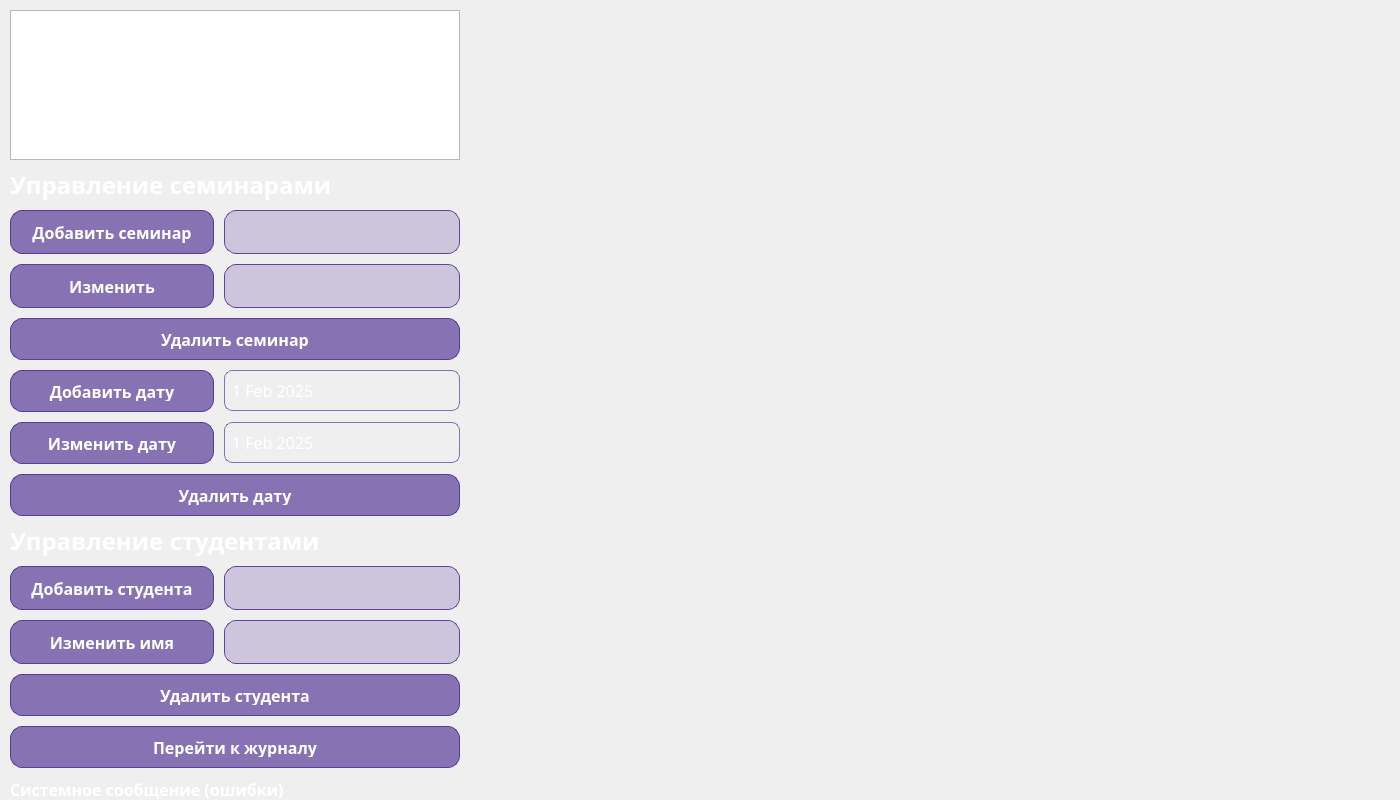
<?xml version="1.0" encoding="UTF-8"?>
<ui version="4.0">
 <class>MainWindow</class>
 <widget class="QMainWindow" name="MainWindow">
  <property name="enabled">
   <bool>true</bool>
  </property>
  <property name="geometry">
   <rect>
    <x>0</x>
    <y>0</y>
    <width>1400</width>
    <height>800</height>
   </rect>
  </property>
  <property name="windowTitle">
   <string>MainWindow</string>
  </property>
  <property name="windowIcon">
   <iconset>
    <normaloff>build/Desktop_Qt_6_8_2_MinGW_64_bit-Debug/icon.png</normaloff>build/Desktop_Qt_6_8_2_MinGW_64_bit-Debug/icon.png</iconset>
  </property>
  <property name="styleSheet">
   <string notr="true">QMainWindow {
    background-image: url(background.png);
    background-position: center;
    background-repeat: no-repeat;
}
</string>
  </property>
  <widget class="QWidget" name="centralwidget">
   <widget class="QWidget" name="gridLayoutWidget">
    <property name="geometry">
     <rect>
      <x>0</x>
      <y>0</y>
      <width>470</width>
      <height>811</height>
     </rect>
    </property>
    <property name="minimumSize">
     <size>
      <width>0</width>
      <height>41</height>
     </size>
    </property>
    <layout class="QGridLayout" name="gridLayout" rowstretch="0,0,0,0,0,0,0,0,0,0,0,0,0,0,0,0,0,0,0,0" columnstretch="0,0,0">
     <property name="sizeConstraint">
      <enum>QLayout::SizeConstraint::SetDefaultConstraint</enum>
     </property>
     <property name="leftMargin">
      <number>10</number>
     </property>
     <property name="topMargin">
      <number>10</number>
     </property>
     <property name="rightMargin">
      <number>10</number>
     </property>
     <property name="bottomMargin">
      <number>10</number>
     </property>
     <property name="spacing">
      <number>10</number>
     </property>
     <item row="8" column="1">
      <widget class="QPushButton" name="addDateButton">
       <property name="enabled">
        <bool>true</bool>
       </property>
       <property name="minimumSize">
        <size>
         <width>0</width>
         <height>41</height>
        </size>
       </property>
       <property name="font">
        <font>
         <family>ALS Sector Regular</family>
         <pointsize>-1</pointsize>
         <bold>true</bold>
        </font>
       </property>
       <property name="styleSheet">
        <string notr="true">QPushButton {
    background-color: rgba(65, 32, 138, 0.6);
    color: white;
    border: 1px solid rgba(65, 32, 138, 0.8);
    padding: 10px 20px;
    border-radius: 12px;
    font-size: 16px;
    font-weight: bold;
}
QPushButton:hover {
    background-color: rgba(112, 69, 211, 0.8);
    border: 1px solid rgba(112, 69, 211, 1);
}
QPushButton:pressed {
    background-color: rgba(65, 32, 138, 1);
    border: 1px solid rgba(65, 32, 138, 1);
}
QPushButton:focus {
    outline: none;
    border: 2px solid rgba(112, 69, 211, 1);
}</string>
       </property>
       <property name="text">
        <string>Добавить дату</string>
       </property>
      </widget>
     </item>
     <item row="7" column="1" colspan="2">
      <widget class="QPushButton" name="deleteSeminarButton">
       <property name="enabled">
        <bool>true</bool>
       </property>
       <property name="minimumSize">
        <size>
         <width>450</width>
         <height>41</height>
        </size>
       </property>
       <property name="font">
        <font>
         <family>ALS Sector Regular</family>
         <pointsize>-1</pointsize>
         <bold>true</bold>
        </font>
       </property>
       <property name="styleSheet">
        <string notr="true">QPushButton {
    background-color: rgba(65, 32, 138, 0.6);
    color: white;
    border: 1px solid rgba(65, 32, 138, 0.8);
    padding: 10px 20px;
    border-radius: 12px;
    font-size: 16px;
    font-weight: bold;
}
QPushButton:hover {
    background-color: rgba(112, 69, 211, 0.8);
    border: 1px solid rgba(112, 69, 211, 1);
}
QPushButton:pressed {
    background-color: rgba(65, 32, 138, 1);
    border: 1px solid rgba(65, 32, 138, 1);
}
QPushButton:focus {
    outline: none;
    border: 2px solid rgba(112, 69, 211, 1);
}</string>
       </property>
       <property name="text">
        <string>Удалить семинар</string>
       </property>
      </widget>
     </item>
     <item row="13" column="1">
      <widget class="QPushButton" name="addStudentButton">
       <property name="enabled">
        <bool>true</bool>
       </property>
       <property name="minimumSize">
        <size>
         <width>0</width>
         <height>41</height>
        </size>
       </property>
       <property name="font">
        <font>
         <family>ALS Sector Regular</family>
         <pointsize>-1</pointsize>
         <bold>true</bold>
        </font>
       </property>
       <property name="styleSheet">
        <string notr="true">QPushButton {
    background-color: rgba(65, 32, 138, 0.6);
    color: white;
    border: 1px solid rgba(65, 32, 138, 0.8);
    padding: 10px 20px;
    border-radius: 12px;
    font-size: 16px;
    font-weight: bold;
}
QPushButton:hover {
    background-color: rgba(112, 69, 211, 0.8);
    border: 1px solid rgba(112, 69, 211, 1);
}
QPushButton:pressed {
    background-color: rgba(65, 32, 138, 1);
    border: 1px solid rgba(65, 32, 138, 1);
}
QPushButton:focus {
    outline: none;
    border: 2px solid rgba(112, 69, 211, 1);
}</string>
       </property>
       <property name="text">
        <string>Добавить студента</string>
       </property>
      </widget>
     </item>
     <item row="10" column="1" colspan="2">
      <widget class="QPushButton" name="deleteDateButton">
       <property name="enabled">
        <bool>true</bool>
       </property>
       <property name="minimumSize">
        <size>
         <width>0</width>
         <height>41</height>
        </size>
       </property>
       <property name="font">
        <font>
         <family>ALS Sector Regular</family>
         <pointsize>-1</pointsize>
         <bold>true</bold>
        </font>
       </property>
       <property name="styleSheet">
        <string notr="true">QPushButton {
    background-color: rgba(65, 32, 138, 0.6);
    color: white;
    border: 1px solid rgba(65, 32, 138, 0.8);
    padding: 10px 20px;
    border-radius: 12px;
    font-size: 16px;
    font-weight: bold;
}
QPushButton:hover {
    background-color: rgba(112, 69, 211, 0.8);
    border: 1px solid rgba(112, 69, 211, 1);
}
QPushButton:pressed {
    background-color: rgba(65, 32, 138, 1);
    border: 1px solid rgba(65, 32, 138, 1);
}
QPushButton:focus {
    outline: none;
    border: 2px solid rgba(112, 69, 211, 1);
}</string>
       </property>
       <property name="text">
        <string>Удалить дату</string>
       </property>
      </widget>
     </item>
     <item row="17" column="1" colspan="2">
      <widget class="QPushButton" name="deleteStudentButton">
       <property name="enabled">
        <bool>true</bool>
       </property>
       <property name="minimumSize">
        <size>
         <width>0</width>
         <height>41</height>
        </size>
       </property>
       <property name="font">
        <font>
         <family>ALS Sector Regular</family>
         <pointsize>-1</pointsize>
         <bold>true</bold>
        </font>
       </property>
       <property name="styleSheet">
        <string notr="true">QPushButton {
    background-color: rgba(65, 32, 138, 0.6);
    color: white;
    border: 1px solid rgba(65, 32, 138, 0.8);
    padding: 10px 20px;
    border-radius: 12px;
    font-size: 16px;
    font-weight: bold;
}
QPushButton:hover {
    background-color: rgba(112, 69, 211, 0.8);
    border: 1px solid rgba(112, 69, 211, 1);
}
QPushButton:pressed {
    background-color: rgba(65, 32, 138, 1);
    border: 1px solid rgba(65, 32, 138, 1);
}
QPushButton:focus {
    outline: none;
    border: 2px solid rgba(112, 69, 211, 1);
}</string>
       </property>
       <property name="text">
        <string>Удалить студента</string>
       </property>
      </widget>
     </item>
     <item row="2" column="1" colspan="2">
      <widget class="QLabel" name="seminarManagerTextLabel">
       <property name="enabled">
        <bool>true</bool>
       </property>
       <property name="maximumSize">
        <size>
         <width>16777215</width>
         <height>30</height>
        </size>
       </property>
       <property name="font">
        <font>
         <family>ALS Sector Bold</family>
         <pointsize>18</pointsize>
         <bold>true</bold>
        </font>
       </property>
       <property name="styleSheet">
        <string notr="true">QLabel {
    color: white;
}
</string>
       </property>
       <property name="text">
        <string>Управление семинарами</string>
       </property>
      </widget>
     </item>
     <item row="8" column="2">
      <widget class="QDateEdit" name="addDateEdit">
       <property name="minimumSize">
        <size>
         <width>0</width>
         <height>41</height>
        </size>
       </property>
       <property name="font">
        <font>
         <family>ALS Sector Regular</family>
         <pointsize>12</pointsize>
         <bold>false</bold>
        </font>
       </property>
       <property name="mouseTracking">
        <bool>false</bool>
       </property>
       <property name="styleSheet">
        <string notr="true">QDateEdit {
    background: transparent;
    border: 1px solid rgba(65, 32, 138, 0.6);
    color: white;
    padding: 5px;
    border-radius: 8px;
}
QDateEdit:hover {
    border: 1px solid rgba(112, 69, 211, 0.8);
    background-color: rgba(112, 69, 211, 0.2);
}
QDateEdit:focus {
    border: 1px solid rgba(65, 32, 138, 0.9);
    background-color: rgba(65, 32, 138, 0.3);
}
QDateEdit::down-arrow {
    width: 0px;
    height: 0px;
    border: none;
    background: transparent;
    opacity: 0;
}
QDateEdit::up-arrow {
    width: 0px;
    height: 0px;
    border: none;
    background: transparent;
    opacity: 0;
}

</string>
       </property>
       <property name="wrapping">
        <bool>false</bool>
       </property>
       <property name="frame">
        <bool>true</bool>
       </property>
       <property name="date">
        <date>
         <year>2025</year>
         <month>2</month>
         <day>1</day>
        </date>
       </property>
      </widget>
     </item>
     <item row="13" column="2">
      <widget class="QLineEdit" name="addStudentLineEdit">
       <property name="minimumSize">
        <size>
         <width>0</width>
         <height>41</height>
        </size>
       </property>
       <property name="font">
        <font>
         <family>ALS Sector Regular</family>
         <pointsize>-1</pointsize>
         <bold>false</bold>
        </font>
       </property>
       <property name="styleSheet">
        <string notr="true">QLineEdit {
    background-color: rgba(65, 32, 138, 0.2);
    color: white;
    border: 1px solid rgba(65, 32, 138, 0.8);
    padding: 10px;
    border-radius: 12px;
    font-size: 16px;
    font-weight: normal;
}
QLineEdit:hover {
    background-color: rgba(112, 69, 211, 0.3);
    border: 1px solid rgba(112, 69, 211, 1);
}
QLineEdit:focus {
    background-color: rgba(112, 69, 211, 0.4);
    border: 2px solid rgba(112, 69, 211, 1);
    outline: none;
}
QLineEdit:!empty {
    background-color: rgba(112, 69, 211, 0.1);
}</string>
       </property>
      </widget>
     </item>
     <item row="4" column="1">
      <widget class="QPushButton" name="addSeminarButton">
       <property name="enabled">
        <bool>true</bool>
       </property>
       <property name="minimumSize">
        <size>
         <width>0</width>
         <height>41</height>
        </size>
       </property>
       <property name="font">
        <font>
         <family>ALS Sector Regular</family>
         <pointsize>-1</pointsize>
         <bold>true</bold>
        </font>
       </property>
       <property name="styleSheet">
        <string notr="true">QPushButton {
    background-color: rgba(65, 32, 138, 0.6);
    color: white;
    border: 1px solid rgba(65, 32, 138, 0.8);
    padding: 10px 20px;
    border-radius: 12px;
    font-size: 16px;
    font-weight: bold;
}
QPushButton:hover {
    background-color: rgba(112, 69, 211, 0.8);
    border: 1px solid rgba(112, 69, 211, 1);
}
QPushButton:pressed {
    background-color: rgba(65, 32, 138, 1);
    border: 1px solid rgba(65, 32, 138, 1);
}
QPushButton:focus {
    outline: none;
    border: 2px solid rgba(112, 69, 211, 1);
}</string>
       </property>
       <property name="text">
        <string>Добавить семинар</string>
       </property>
      </widget>
     </item>
     <item row="6" column="2">
      <widget class="QLineEdit" name="changeSeminarLineEdit">
       <property name="minimumSize">
        <size>
         <width>0</width>
         <height>41</height>
        </size>
       </property>
       <property name="font">
        <font>
         <family>ALS Sector Regular</family>
         <pointsize>-1</pointsize>
         <bold>false</bold>
        </font>
       </property>
       <property name="styleSheet">
        <string notr="true">QLineEdit {
    background-color: rgba(65, 32, 138, 0.2);
    color: white;
    border: 1px solid rgba(65, 32, 138, 0.8);
    padding: 10px;
    border-radius: 12px;
    font-size: 16px;
    font-weight: normal;
}
QLineEdit:hover {
    background-color: rgba(112, 69, 211, 0.3);
    border: 1px solid rgba(112, 69, 211, 1);
}
QLineEdit:focus {
    background-color: rgba(112, 69, 211, 0.4);
    border: 2px solid rgba(112, 69, 211, 1);
    outline: none;
}
QLineEdit:!empty {
    background-color: rgba(112, 69, 211, 0.1);
}</string>
       </property>
      </widget>
     </item>
     <item row="1" column="1" colspan="2">
      <widget class="QGraphicsView" name="logoGraphicView">
       <property name="minimumSize">
        <size>
         <width>450</width>
         <height>150</height>
        </size>
       </property>
       <property name="maximumSize">
        <size>
         <width>450</width>
         <height>150</height>
        </size>
       </property>
      </widget>
     </item>
     <item row="16" column="1">
      <widget class="QPushButton" name="changeStudentButton">
       <property name="enabled">
        <bool>true</bool>
       </property>
       <property name="minimumSize">
        <size>
         <width>0</width>
         <height>41</height>
        </size>
       </property>
       <property name="font">
        <font>
         <family>ALS Sector Regular</family>
         <pointsize>-1</pointsize>
         <bold>true</bold>
        </font>
       </property>
       <property name="styleSheet">
        <string notr="true">QPushButton {
    background-color: rgba(65, 32, 138, 0.6);
    color: white;
    border: 1px solid rgba(65, 32, 138, 0.8);
    padding: 10px 20px;
    border-radius: 12px;
    font-size: 16px;
    font-weight: bold;
}
QPushButton:hover {
    background-color: rgba(112, 69, 211, 0.8);
    border: 1px solid rgba(112, 69, 211, 1);
}
QPushButton:pressed {
    background-color: rgba(65, 32, 138, 1);
    border: 1px solid rgba(65, 32, 138, 1);
}
QPushButton:focus {
    outline: none;
    border: 2px solid rgba(112, 69, 211, 1);
}</string>
       </property>
       <property name="text">
        <string>Изменить имя</string>
       </property>
      </widget>
     </item>
     <item row="9" column="2">
      <widget class="QDateEdit" name="changeDateEdit">
       <property name="minimumSize">
        <size>
         <width>0</width>
         <height>41</height>
        </size>
       </property>
       <property name="font">
        <font>
         <family>ALS Sector Regular</family>
         <pointsize>12</pointsize>
         <bold>false</bold>
        </font>
       </property>
       <property name="mouseTracking">
        <bool>false</bool>
       </property>
       <property name="styleSheet">
        <string notr="true">QDateEdit {
    background: transparent;
    border: 1px solid rgba(65, 32, 138, 0.6);
    color: white;
    padding: 5px;
    border-radius: 8px;
}
QDateEdit:hover {
    border: 1px solid rgba(112, 69, 211, 0.8);
    background-color: rgba(112, 69, 211, 0.2);
}
QDateEdit:focus {
    border: 1px solid rgba(65, 32, 138, 0.9);
    background-color: rgba(65, 32, 138, 0.3);
}
QDateEdit::down-arrow {
    width: 0px;
    height: 0px;
    border: none;
    background: transparent;
    opacity: 0;
}
QDateEdit::up-arrow {
    width: 0px;
    height: 0px;
    border: none;
    background: transparent;
    opacity: 0;
}</string>
       </property>
       <property name="wrapping">
        <bool>false</bool>
       </property>
       <property name="frame">
        <bool>true</bool>
       </property>
       <property name="date">
        <date>
         <year>2025</year>
         <month>2</month>
         <day>1</day>
        </date>
       </property>
      </widget>
     </item>
     <item row="12" column="1" colspan="2">
      <widget class="QLabel" name="studentManagerLabel">
       <property name="maximumSize">
        <size>
         <width>16777215</width>
         <height>30</height>
        </size>
       </property>
       <property name="font">
        <font>
         <family>ALS Sector Bold</family>
         <pointsize>18</pointsize>
         <bold>true</bold>
        </font>
       </property>
       <property name="styleSheet">
        <string notr="true">QLabel {
    color: white;
}
</string>
       </property>
       <property name="text">
        <string>Управление студентами</string>
       </property>
      </widget>
     </item>
     <item row="4" column="2">
      <widget class="QLineEdit" name="addSeminarLineEdit">
       <property name="minimumSize">
        <size>
         <width>0</width>
         <height>41</height>
        </size>
       </property>
       <property name="font">
        <font>
         <family>ALS Sector Regular</family>
         <pointsize>-1</pointsize>
         <bold>false</bold>
        </font>
       </property>
       <property name="styleSheet">
        <string notr="true">QLineEdit {
    background-color: rgba(65, 32, 138, 0.2);
    color: white;
    border: 1px solid rgba(65, 32, 138, 0.8);
    padding: 10px;
    border-radius: 12px;
    font-size: 16px;
    font-weight: normal;
}
QLineEdit:hover {
    background-color: rgba(112, 69, 211, 0.3);
    border: 1px solid rgba(112, 69, 211, 1);
}
QLineEdit:focus {
    background-color: rgba(112, 69, 211, 0.4);
    border: 2px solid rgba(112, 69, 211, 1);
    outline: none;
}
QLineEdit:!empty {
    background-color: rgba(112, 69, 211, 0.1);
}</string>
       </property>
      </widget>
     </item>
     <item row="9" column="1">
      <widget class="QPushButton" name="changeDateButton">
       <property name="enabled">
        <bool>true</bool>
       </property>
       <property name="minimumSize">
        <size>
         <width>0</width>
         <height>41</height>
        </size>
       </property>
       <property name="font">
        <font>
         <family>ALS Sector Regular</family>
         <pointsize>-1</pointsize>
         <bold>true</bold>
        </font>
       </property>
       <property name="styleSheet">
        <string notr="true">QPushButton {
    background-color: rgba(65, 32, 138, 0.6);
    color: white;
    border: 1px solid rgba(65, 32, 138, 0.8);
    padding: 10px 20px;
    border-radius: 12px;
    font-size: 16px;
    font-weight: bold;
}
QPushButton:hover {
    background-color: rgba(112, 69, 211, 0.8);
    border: 1px solid rgba(112, 69, 211, 1);
}
QPushButton:pressed {
    background-color: rgba(65, 32, 138, 1);
    border: 1px solid rgba(65, 32, 138, 1);
}
QPushButton:focus {
    outline: none;
    border: 2px solid rgba(112, 69, 211, 1);
}</string>
       </property>
       <property name="text">
        <string>Изменить дату</string>
       </property>
      </widget>
     </item>
     <item row="16" column="2">
      <widget class="QLineEdit" name="changeStudentLineEdit">
       <property name="minimumSize">
        <size>
         <width>0</width>
         <height>41</height>
        </size>
       </property>
       <property name="font">
        <font>
         <family>ALS Sector Regular</family>
         <pointsize>-1</pointsize>
         <bold>false</bold>
        </font>
       </property>
       <property name="styleSheet">
        <string notr="true">QLineEdit {
    background-color: rgba(65, 32, 138, 0.2);
    color: white;
    border: 1px solid rgba(65, 32, 138, 0.8);
    padding: 10px;
    border-radius: 12px;
    font-size: 16px;
    font-weight: normal;
}
QLineEdit:hover {
    background-color: rgba(112, 69, 211, 0.3);
    border: 1px solid rgba(112, 69, 211, 1);
}
QLineEdit:focus {
    background-color: rgba(112, 69, 211, 0.4);
    border: 2px solid rgba(112, 69, 211, 1);
    outline: none;
}
QLineEdit:!empty {
    background-color: rgba(112, 69, 211, 0.1);
}</string>
       </property>
      </widget>
     </item>
     <item row="6" column="1">
      <widget class="QPushButton" name="changeSeminarButton">
       <property name="enabled">
        <bool>true</bool>
       </property>
       <property name="minimumSize">
        <size>
         <width>0</width>
         <height>41</height>
        </size>
       </property>
       <property name="font">
        <font>
         <family>ALS Sector Regular</family>
         <pointsize>-1</pointsize>
         <bold>true</bold>
        </font>
       </property>
       <property name="styleSheet">
        <string notr="true">QPushButton {
    background-color: rgba(65, 32, 138, 0.6);
    color: white;
    border: 1px solid rgba(65, 32, 138, 0.8);
    padding: 10px 20px;
    border-radius: 12px;
    font-size: 16px;
    font-weight: bold;
}
QPushButton:hover {
    background-color: rgba(112, 69, 211, 0.8);
    border: 1px solid rgba(112, 69, 211, 1);
}
QPushButton:pressed {
    background-color: rgba(65, 32, 138, 1);
    border: 1px solid rgba(65, 32, 138, 1);
}
QPushButton:focus {
    outline: none;
    border: 2px solid rgba(112, 69, 211, 1);
}</string>
       </property>
       <property name="text">
        <string>Изменить</string>
       </property>
      </widget>
     </item>
     <item row="18" column="1" colspan="2">
      <widget class="QPushButton" name="goToTableButton">
       <property name="enabled">
        <bool>true</bool>
       </property>
       <property name="minimumSize">
        <size>
         <width>0</width>
         <height>41</height>
        </size>
       </property>
       <property name="font">
        <font>
         <family>ALS Sector Regular</family>
         <pointsize>-1</pointsize>
         <bold>true</bold>
        </font>
       </property>
       <property name="styleSheet">
        <string notr="true">QPushButton {
    background-color: rgba(65, 32, 138, 0.6);
    color: white;
    border: 1px solid rgba(65, 32, 138, 0.8);
    padding: 10px 20px;
    border-radius: 12px;
    font-size: 16px;
    font-weight: bold;
}
QPushButton:hover {
    background-color: rgba(112, 69, 211, 0.8);
    border: 1px solid rgba(112, 69, 211, 1);
}
QPushButton:pressed {
    background-color: rgba(65, 32, 138, 1);
    border: 1px solid rgba(65, 32, 138, 1);
}
QPushButton:focus {
    outline: none;
    border: 2px solid rgba(112, 69, 211, 1);
}</string>
       </property>
       <property name="text">
        <string>Перейти к журналу</string>
       </property>
      </widget>
     </item>
     <item row="19" column="1" colspan="2">
      <widget class="QLabel" name="systemMesssgeLable">
       <property name="maximumSize">
        <size>
         <width>16777215</width>
         <height>30</height>
        </size>
       </property>
       <property name="font">
        <font>
         <family>ALS Sector Bold</family>
         <pointsize>12</pointsize>
         <bold>true</bold>
        </font>
       </property>
       <property name="styleSheet">
        <string notr="true">QLabel {
    color: white;
}
</string>
       </property>
       <property name="text">
        <string>Системное сообщение (ошибки)</string>
       </property>
      </widget>
     </item>
    </layout>
   </widget>
   <widget class="QWidget" name="horizontalLayoutWidget">
    <property name="geometry">
     <rect>
      <x>470</x>
      <y>0</y>
      <width>931</width>
      <height>780</height>
     </rect>
    </property>
    <layout class="QHBoxLayout" name="horizontalLayout">
     <property name="spacing">
      <number>10</number>
     </property>
     <property name="leftMargin">
      <number>5</number>
     </property>
     <property name="topMargin">
      <number>10</number>
     </property>
     <property name="rightMargin">
      <number>5</number>
     </property>
     <property name="bottomMargin">
      <number>10</number>
     </property>
     <item>
      <widget class="QListView" name="seminarListView">
       <property name="minimumSize">
        <size>
         <width>450</width>
         <height>760</height>
        </size>
       </property>
       <property name="maximumSize">
        <size>
         <width>450</width>
         <height>760</height>
        </size>
       </property>
       <property name="font">
        <font>
         <family>ALS Sector Regular</family>
         <pointsize>12</pointsize>
         <bold>false</bold>
        </font>
       </property>
       <property name="focusPolicy">
        <enum>Qt::FocusPolicy::NoFocus</enum>
       </property>
       <property name="autoFillBackground">
        <bool>false</bool>
       </property>
       <property name="styleSheet">
        <string notr="true">QListView {
    background: transparent;
    border: none;
}
QListView::viewport {
    background: transparent;
}
QListView::item {
    background-color: transparent;
    border: 1px solid transparent;
    padding: 5px;
}
QListView::item:hover {
    background-color: rgba(112, 69, 211, 0.2);
    border: 1px solid rgba(112, 69, 211, 0.5);
    border-radius: 8px;
}
QListView::item:pressed {
    background-color: rgba(65, 32, 138, 0.4);
    border: 1px solid rgba(65, 32, 138, 0.6);
    border-radius: 8px;
}
QListView::item:selected {
    background-color: rgba(65, 32, 138, 0.6);
    border: 1px solid rgba(65, 32, 138, 0.9);
    border-radius: 8px;
    outline: none;
}</string>
       </property>
       <property name="frameShape">
        <enum>QFrame::Shape::NoFrame</enum>
       </property>
       <property name="selectionBehavior">
        <enum>QAbstractItemView::SelectionBehavior::SelectItems</enum>
       </property>
      </widget>
     </item>
     <item>
      <widget class="QListView" name="studentsListView">
       <property name="minimumSize">
        <size>
         <width>300</width>
         <height>760</height>
        </size>
       </property>
       <property name="maximumSize">
        <size>
         <width>300</width>
         <height>760</height>
        </size>
       </property>
       <property name="font">
        <font>
         <family>ALS Sector Regular</family>
         <pointsize>12</pointsize>
         <bold>false</bold>
        </font>
       </property>
       <property name="focusPolicy">
        <enum>Qt::FocusPolicy::NoFocus</enum>
       </property>
       <property name="autoFillBackground">
        <bool>false</bool>
       </property>
       <property name="styleSheet">
        <string notr="true">QListView {
    background: transparent;
    border: none;
}
QListView::viewport {
    background: transparent;
}
QListView::item {
    background-color: transparent;
    border: 1px solid transparent;
    padding: 5px;
}
QListView::item:hover {
    background-color: rgba(112, 69, 211, 0.2);
    border: 1px solid rgba(112, 69, 211, 0.5);
    border-radius: 8px;
}
QListView::item:pressed {
    background-color: rgba(65, 32, 138, 0.4);
    border: 1px solid rgba(65, 32, 138, 0.6);
    border-radius: 8px;
}
QListView::item:selected {
    background-color: rgba(65, 32, 138, 0.6);
    border: 1px solid rgba(65, 32, 138, 0.9);
    border-radius: 8px;
    outline: none;
}</string>
       </property>
       <property name="frameShape">
        <enum>QFrame::Shape::NoFrame</enum>
       </property>
       <property name="selectionBehavior">
        <enum>QAbstractItemView::SelectionBehavior::SelectItems</enum>
       </property>
      </widget>
     </item>
     <item>
      <widget class="QListView" name="datesListView">
       <property name="minimumSize">
        <size>
         <width>130</width>
         <height>760</height>
        </size>
       </property>
       <property name="maximumSize">
        <size>
         <width>130</width>
         <height>760</height>
        </size>
       </property>
       <property name="font">
        <font>
         <family>ALS Sector Regular</family>
         <pointsize>12</pointsize>
        </font>
       </property>
       <property name="focusPolicy">
        <enum>Qt::FocusPolicy::NoFocus</enum>
       </property>
       <property name="styleSheet">
        <string notr="true">QListView {
    background: transparent;
    border: none;
}
QListView::viewport {
    background: transparent;
}
QListView::item {
    background-color: transparent;
    border: 1px solid transparent;
    padding: 5px;
}
QListView::item:hover {
    background-color: rgba(112, 69, 211, 0.2);
    border: 1px solid rgba(112, 69, 211, 0.5);
    border-radius: 8px;
}
QListView::item:pressed {
    background-color: rgba(65, 32, 138, 0.4);
    border: 1px solid rgba(65, 32, 138, 0.6);
    border-radius: 8px;
}
QListView::item:selected {
    background-color: rgba(65, 32, 138, 0.6);
    border: 1px solid rgba(65, 32, 138, 0.9);
    border-radius: 8px;
    outline: none;
}</string>
       </property>
       <property name="frameShape">
        <enum>QFrame::Shape::NoFrame</enum>
       </property>
      </widget>
     </item>
    </layout>
   </widget>
  </widget>
 </widget>
 <resources/>
 <connections/>
</ui>
